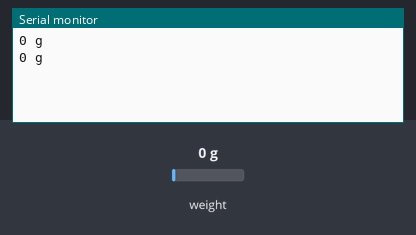
This sketch was run on a simulated Arduino Uno, built with avr-gcc and run on an emulated ATmega328P. On the bench: the last lines printed to the serial monitor. Inputs (shaded band) come from the test bench; at power-on: weight on the scale 0 g.

Above: at 5.0 s.
5.1 s: weight on the scale set to 100 g
At 7.1 s:
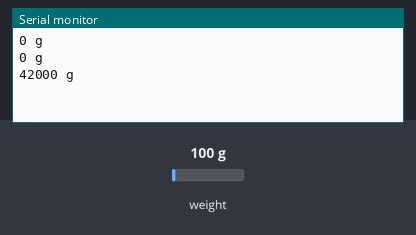
8.3 s: weight on the scale set to 1250 g
At 9.9 s:
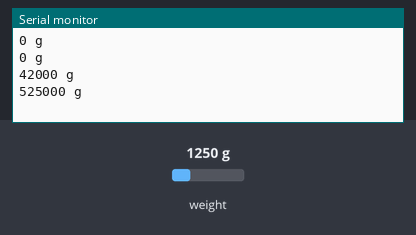
Timing chart, 0 to 11.4 s (numbered marks = the images above; inputs shaded):
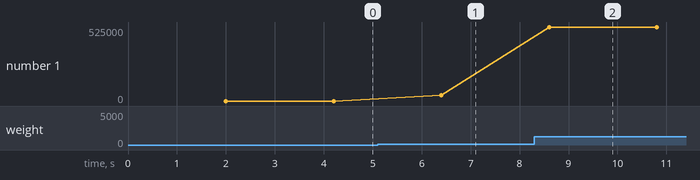

The sketch:

Weight.ino
```cpp
/* sample for digital weight scale of hx711
 * library design: Weihong Guan (@aguegu)
 * library host on
 *https://github.com/aguegu/ardulibs/tree/3cdb78f3727d9682f7fd22156604fc1e4edd75d1/hx711
 */
 // See original article and code / library link at http://arduinotronics.blogspot.com/2015/06/arduino-hx711-digital-scale.html

// Hx711.DOUT - pin #A2
// Hx711.SCK - pin #A3

#include "HX711.h"
HX711 scale(A2, A3);

void setup() {
  Serial.begin(9600);
}

void loop() {
  Serial.print(scale.read_average(20));
  Serial.println(" g");
  delay(200);
}
```

Measured:
- after the input at 5.1 s, the serial monitor: prints a new line after 1.3 s (image 1)
- after the input at 8.3 s, the serial monitor: prints a new line after 0.30 s (image 2)
- plotted number 1: 0 → 42000 after the input at 5.1 s, 42000 → 525000 after the input at 8.3 s
